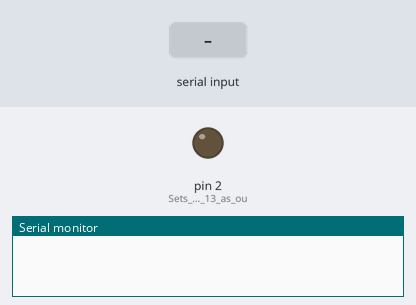
The sketch below on a simulated Arduino Uno, built with avr-gcc and run on an emulated ATmega328P. Parts: output pins drawn as LEDs (lit = HIGH), the last lines printed to the serial monitor. The test bench sets the inputs (shaded band).

Above: at 1.2 s.
1.3 s: "1\n" received over Serial
At 1.8 s:
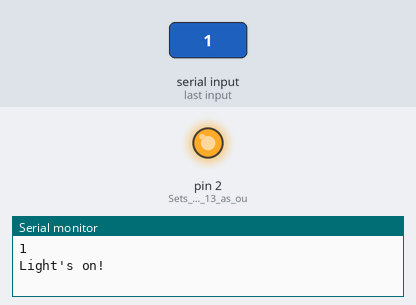
2.8 s: byte 48 ('0') received over Serial
At 4.1 s:
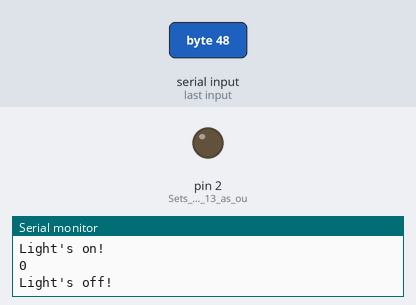
Timing chart, 0 to 5.8 s (numbered marks = the images above; inputs shaded):
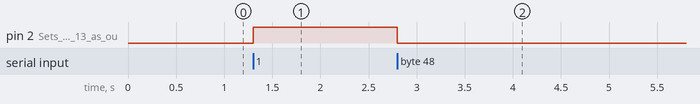

The sketch:

ArduinoCodeForHC05.ino
```cpp
// Code adapated by Darien Joso, Ronak Bhatia, and Ewan Dlmss
// Code found originally online

// Before starting, one may consider running the Bluetooth HC-05 Module in AT mode.
// AT mode is accomplished by holding the button on the HC-05 and then powering the Arduino
// Then, upload an empty sketch. Before uploading though, see the note below!!
// Make sure that the TX pin of the HC-05 is connecting to the Arduino's RX pin and vice versa.

// Additionally, make sure that before uploading a sketch, you disconnect the RX/TX pins of the Arduino
// Plug them back in immediately after the code compiles on the board.

// This code should work with the BlueToothTerminalHC05 App on Android phones.

char data = '0';                //Variable for storing received data
void setup()
{
  Serial.begin(38400);         //Sets the data rate in bits per second (baud) for serial data transmission
  pinMode(2, OUTPUT);        //Sets digital pin 13 as output pin
}
void loop()
{
  if (Serial.available() > 0) // Send data only when you receive data:
  {
    data = Serial.read();      //Read the incoming data and store it into variable data
    Serial.print(data);        //Print Value inside data in Serial monitor
    Serial.print("\n");        //New line
    if (data == '1') {          //Checks whether value of data is equal to 1
      digitalWrite(2, HIGH);  //If value is 1 then LED turns ON
      Serial.print("Light's on!");
    }
    else if (data == '0') {      //Checks whether value of data is equal to 0
      digitalWrite(2, LOW);   //If value is 0 then LED turns OFF
      Serial.print("Light's off!");
    }
  }

}
```

Measured:
- after the input at 1.3 s, pin 2 (Sets_digital_pin_13_as_ou): LOW → HIGH at once
- after the input at 2.8 s, pin 2 (Sets_digital_pin_13_as_ou): HIGH → LOW at once
